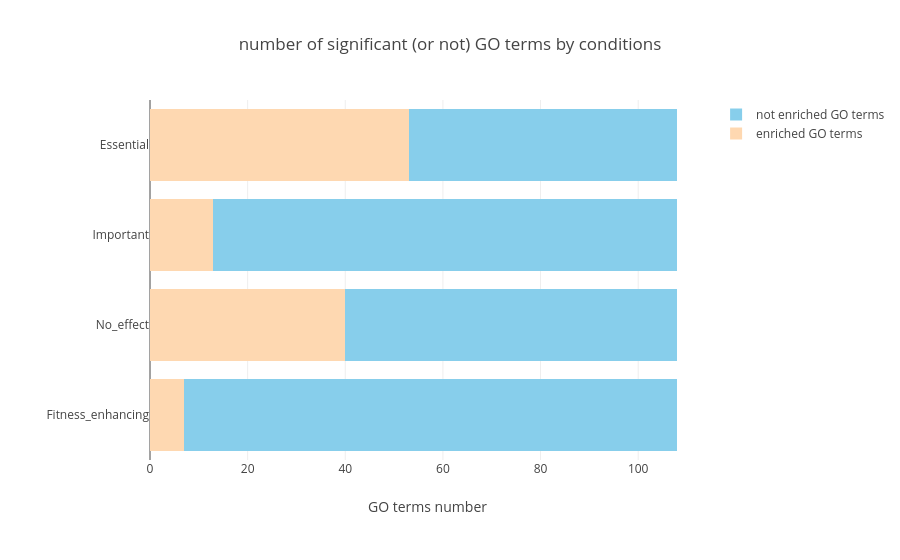

Here is the notebook cell this chart was saved with:
### Markdown cell above
## Up to this point, the enrichment results are obtained and saved in the folder 
## ./Viseago_Res.

### Code cell
#4.2  Graphs of GO enrichment tests
ViSEAGO::GOcount(BP_sResults)    ## AQUI HACE LA GRAF DE BARRAS
p <- ViSEAGO::GOcount(BP_sResults)

### Figure 1 — Plotly figure (JSON) as saved in the notebook; plotly's stock layout.template omitted (floating-point values rounded to 4 significant figures)
{"data": [{"error_x": {"color": "rgba(254,216,177,1)"}, "error_y": {"color": "rgba(254,216,177,1)"}, "marker": {"color": "rgba(254,216,177,1)", "line": {"color": "rgba(254,216,177,1)"}}, "name": "enriched GO terms", "orientation": "h", "textfont": {"color": "rgba(254,216,177,1)"}, "type": "bar", "x": [53, 13, 40, 7], "xaxis": "x", "y": ["Essential", "Important", "No_effect", "Fitness_enhancing"], "yaxis": "y"}, {"error_x": {"color": "rgba(135,206,235,1)"}, "error_y": {"color": "rgba(135,206,235,1)"}, "marker": {"color": "rgba(135,206,235,1)", "line": {"color": "rgba(135,206,235,1)"}}, "name": "not enriched GO terms", "orientation": "h", "textfont": {"color": "rgba(135,206,235,1)"}, "type": "bar", "x": [55, 95, 68, 101], "xaxis": "x", "y": ["Essential", "Important", "No_effect", "Fitness_enhancing"], "yaxis": "y"}], "layout": {"barmode": "stack", "hovermode": "closest", "margin": {"b": 100, "l": 150, "r": 10, "t": 100}, "showlegend": true, "title": "number of significant (or not) GO terms by conditions", "xaxis": {"automargin": true, "domain": [0, 1], "title": "GO terms number"}, "yaxis": {"automargin": true, "categoryarray": ["Fitness_enhancing", "No_effect", "Important", "Essential"], "categoryorder": "array", "domain": [0, 1], "title": "", "type": "category"}}}
